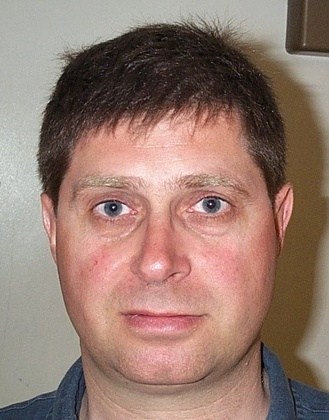
%> input picture images/db1/db1_01.jpg, 329 x 420 px, shrunk from 392 x 500 before the run; its folder holds only this picture in this run
$ octave --eval "result = createEigenDatabase;"   (GNU Octave 9; MATLAB toolbox functions it lacks are replaced by stand-ins)
%> lines starting %> are read from the running program, lines starting %| are printed output that depends on the picture; in (x1, y1, x2, y2) boxes, pixels count from 0 and x2, y2 are one past the last pixel; in counts of white or black regions, pixels touching at a corner belong together; the program's own positions count from 1
### colorCorrect.m
function output_image = colorCorrrect(input)
% color correct an image using gray world assumption

% calculate mean value for each layer
red = input(:,:,1);
green = input(:,:,2);
blue = input(:,:,3);
r_mean = 1/mean(red(:));
g_mean = 1/mean(green(:));
b_mean = 1/mean(blue(:));

max_RGB = max(max(r_mean,g_mean),b_mean);

% normalize
r_mean = r_mean/max_RGB;
g_mean = g_mean/max_RGB;
b_mean = b_mean/max_RGB;

red = red * r_mean;
green = green * g_mean;
blue = blue * b_mean;

output_image = cat(3, red, green, blue);

### detectAndNormalize.m
function [ normalized ] = detectAndNormalize( img )
%DETECTANDNORMALIZE Detect face features and normalize and crop RGB image img

    % adjust color and colorspace
    img = colorCorrect(img);
    ycc = rgb2ycbcr(img);
    yccorig = ycc;
    ycc = chromaTransformation(ycc);

    normalized = 0;
    % detect skin
    skinModelThreshold = 2;

    mask = skinModel(ycc, skinModelThreshold);
    % detect eyes and mouth
    eye = eyeMap(yccorig);
    mouth = mouthMap(yccorig, mask);

    % apply face mask to eye map
    eye = normalize(double(eye).*double(mask(:,:,1)), 255);
    eye = uint8(eye);

    % crop image
    numEyes = 0;
    numMouths = 0;
    eyeTresh = 230;
    mouthTresh= 120;
    le = 0;
    re = 0;
    m = 0;
    while(((numEyes < 2 && numMouths < 1) || sum(le+re+m) == 0 )&& (eyeTresh > 0 && mouthTresh > 0))
        [le,re, m, numEyes, numMouths] = faceTriangle(faceCrop(eye,mask), faceCrop(mouth,mask), eyeTresh, mouthTresh);
        if(numMouths < 1)
          mouthTresh = mouthTresh - 10;
        elseif(numEyes < 2)
          eyeTresh = eyeTresh - 10;
        elseif(sum(le+re+m) == 0)
            mouthTresh = mouthTresh - 10;
            eyeTresh = eyeTresh - 10;
        end
    end

    if(eyeTresh == 0 || mouthTresh == 0 || sum(le+re+m) == 0)
        return
    end
    cropped = faceCrop(img,mask);

    % warp faces to match eachother
    pts = [le, 1;
           re, 1;
           m, 1];
    aligned = alignFace(cropped, pts);

    aligned = rgb2gray(aligned);
    normalized = aligned;
    normalized = histeq(aligned);

end

### chromaTransformation.m
function [ chroma_img ] = chromaTransformation(img)
%CHROMATRANSFORMATION Transform the chroma of YCrCb input image img
%   Detailed explanation goes here

    Y = img(:, :, 1);
    Cb = img(:, :, 2);
    Cr = img(:, :, 3);

    % neat constants from appendix A of "Face Detection in Color Images"
    % spread values
    Wcb = 46.97;
    WLcb = 23;
    WHcb = 14;
    Wcr = 38.76;
    WLcr = 20;
    WHcr = 10;

    Kl = 125;
    Kh = 188;
    Ymin = 16;
    Ymax = 235;

    % binary threshold images
    Yl = uint8(Y < Kl);
    Yh = uint8(Y > Kh);
    Yi = uint8(Y >= Kl) .* uint8(Y <= Kh);
    % calc center values Cb, Equation 7
    Ba = 108;
    Bb = 118;
    CbCenterl = Ba + (Kl - Y) * (Bb - Ba) / (Kl - Ymin);
    CbCenterh = Ba + (Y - Kh) * (Bb - Ba) / (Ymax - Kh);

    CbCenter = CbCenterl .* Yl + CbCenterh .* Yh;

    % calc center values Cr, Equation 8
    Ra = 154;
    Rb = 144;
    Rc = 132;
    CrCenterl = Ra - (Kl - Y) * (Ra - Rb) / (Kl - Ymin);
    CrCenterh = Ra + (Y - Kh) * (Ra - Rc) / (Ymax - Kh);

    CrCenter = CrCenterl .* Yl + CrCenterh .* Yh;

    % calculate spread of b equation 6
    SpreadBl = clusterSpreadL(WLcb, Y, Ymin, Wcb, Kl);
    SpreadBh = clusterSpreadH(WHcb, Y, Ymax, Wcb, Kh);

    SpreadB = SpreadBl .* Yl + SpreadBh .* Yh;

    % calculate spread of r equation 6
    SpreadRl = clusterSpreadL(WLcr, Y, Ymin, Wcr, Kl);
    SpreadRh = clusterSpreadH(WHcr, Y, Ymax, Wcr, Kh);

    SpreadR = SpreadRl .* Yl + SpreadRh .* Yh;

    % actually calculate the new Cb and Cr, equation 5
    krConst = 168;
    kbConst = 184;
    CPrimB = cPrim(Cb, Wcb, SpreadB, CbCenter, kbConst);
    CPrimR = cPrim(Cr, Wcr, SpreadR, CrCenter, krConst);
    % combine the results of the different threshold images
    CPrimBi = Cb .* Yi;
    CprimB = CPrimB.*(Yl+Yh) + CPrimBi;

    CPrimRi = Cr .* Yi;
    CprimR = CPrimR.*(Yl+Yh) + CPrimRi;
    % merge into one image
    chroma_img = Y;
    chroma_img(:, :, 2) = CprimB;
    chroma_img(:, :, 3) = CprimR;
end

% Equation 5
function [res] = cPrim(C, Wc, clusterSpread, Ccenter, K)
    res = C - Ccenter;
    res = res * Wc ./ clusterSpread;
    res = res + K;
end

% Equation 6
function [res] = clusterSpreadL(WLc, Y, Ymin, Wc, Kl)
    res = WLc + ((Y - Ymin) * (Wc - WLc)) / (Kl - Ymin);
end

function [res] = clusterSpreadH(WHc, Y, Ymax, Wc, Kh)
    res = WHc + ((Ymax - Y) * (Wc - WHc)) / (Ymax - Kh);
end

### skinModel.m
% Create face mask from YCC image
function [faceMask] = skinModel(transformedImage, threshold)
% facemask is the elliptical model for skin tones
% transformedImage is the chroma transformed image
% threshold value sets how strict the skin model should be to values
% in the image

theta = 2.53;
cx = 109.38;
cy = 152.02;
ecx = 1.6;
ecy = 2.41;

a = 25.39;
a2 = a*a;
b = 14.03;
b2 = b*b;

imgSize = size(transformedImage);
imgX = imgSize(1);
imgY = imgSize(2);
%equation 10
trans  = [ cos(theta) sin(theta);
          -sin(theta) cos(theta) ];

imgCb(:,:) = double(transformedImage(:,:,2)) - cx;
imgCr(:,:) = double(transformedImage(:,:,3)) - cy;

posX = imgCb*cos(theta)+imgCr*sin(theta);
posY = imgCb*-sin(theta)+imgCr*cos(theta);

faceMask = ( ((posX - ecx).^2 ./ a2 + (posY - ecy).^2 ./ b2) <= threshold);


% morphological operations, closing, open, closing
diskSize = 20;
kernel = strel('disk', diskSize);
faceMask = imclose(faceMask, kernel);
diskSize = 4;
kernel = strel('disk', diskSize);
faceMask = imopen(faceMask, kernel);
diskSize = 25;
kernel = strel('disk', diskSize);
faceMask = imclose(faceMask, kernel);
% fill in blanks of the objects
faceMask = imfill(faceMask,'holes');

% assume largest area is face and use only that using matlab magic
if (sum(sum(faceMask)) == 0)
    faceMask = skinModel(transformedImage, threshold+.2);
    return
else
    faceMask = largestArea(faceMask);
    faceMask(:,:,2) = faceMask;
    faceMask(:,:,3) = faceMask(:,:,2);
end

### largestArea.m
function [ out ] = largestArea( in )
%remove all smaller areas in a image and only keep the largest one
CC = bwconncomp(in);
numPixels = cellfun(@numel,CC.PixelIdxList);
[biggest,idx] = max(numPixels);
out = zeros(size(in));
out(CC.PixelIdxList{idx}) = in(CC.PixelIdxList{idx});
end

### eyeMap.m
%Assuming that img is an image which has been converted to YCBCR-colors
function [eyeMap] = eyeMap(img)

    Y = im2double(img(:,:,1));
    Cb = im2double(img(:,:,2));
    Cr = im2double(img(:,:,3));


    Cbsqr = normalize(Cb.^2, 255);
    CbNegsqr = normalize(255-(Cr.^2), 255);
    % CbNegsqr = 255*CbNegsqr/max(max(CbNegsqr));
    CbCr = normalize(Cb./Cr, 255);
    % CbCr = 255*CbCr/max(max(CbCr));

    %According to formula 1 in "Face Detection in Color Images"
    eyeMapC =  (1/3) * (Cbsqr+CbNegsqr +CbCr);

    %Requires Image Processing Toolbox.
    %Creates a Morphological structuring element, namely a disk which
    %we can use for erision/dilation. 4 is the radius.diskSize = 10;
    diskSize = 8;
    kernel = strel('disk', diskSize);
    NOMINATOR = imdilate(Y, kernel);
    DENOMINATOR = imerode(Y, kernel);
    eyeMapL = NOMINATOR./(DENOMINATOR+1);

    %Return value
    eyeMap = eyeMapL.*eyeMapC;

end

### normalize.m
function [ out ] = normalize(inp, top, bottom)
%NORMALIZE normalize input args
%   normalize(inp, top)
%   input  - the input value to normalize to [top..bottom]
%   top    - the wanted top value after normalization (default 1)
%   bottom - the wanted bottom value after normalization (default 0)
    % default values
    if nargin == 1
        top = 1;
        bottom = 0;
    elseif nargin == 2
        bottom = 0;
    end

    maxX = max(inp(:));
    minX = min(inp(:));

    % to [0..1]
    out = inp - minX;
    out = out / (maxX - minX);

    % to [bottom..top]
    out = bottom + out * (top - bottom);
end

### mouthMap.m
% Mouth map YCC img
function [mouthMap] = mouthMap(img, faceMask)

    Cb = im2double(img(:,:,2));
    Cr = im2double(img(:,:,3));
    CrSquared = Cr.^2;
    CrCb = (Cr./Cb);

    CrSquared = normalize(CrSquared, 255);
    CrCb = normalize(CrCb, 255);

    eta = 0.95 * mean(CrSquared(:))/mean(CrCb(:));

    mouthMap = CrSquared.*((CrSquared -(eta.*CrCb)).^2);
    mouthMap = uint8(255*mouthMap/max(mouthMap(:)));

    diskSize = 10;
    kernel = strel('disk', diskSize);
    mouthMap = imclose(mouthMap, kernel);

end

### faceCrop.m
function [ cropped ] = faceCrop( image,mask )
% crop image to face mask
    vertical = any(mask(:,:,1), 2);
    horizontal = any(mask(:,:,1), 1);
    ymin = find(vertical, 1, 'first'); % Y1
    ymax = find(vertical, 1, 'last'); % Y2
    xmin = find(horizontal, 1, 'first'); % X1
    xmax = find(horizontal, 1, 'last'); % X2

    width = xmax-xmin;
    height = ymax-ymin;

    cropped = imcrop(image,[xmin ymin width height]);
end

### faceTriangle.m
function [ leftEye, rightEye, mouthPos, eyeCount, mouthCount] = faceTriangle(eye, mouth, eyeTreshold, mouthTreshold)
%faceTriangle extract three points to form a triangle from eye and mouth map

mouth = mouth > mouthTreshold;
eye = eye > eyeTreshold;
diskSize = 8;
kernel = strel('disk', diskSize);
eye = imdilate(eye, kernel);
stats = regionprops('table',mouth, 'Centroid', 'BoundingBox');
mouthsDetected = size(stats.BoundingBox, 1);
j = 1;
imgSize = size(eye);
potentialMouths = [];
for i=1:mouthsDetected
  % if the region is twice as wide than its height, its a potential mouth
  if(stats.BoundingBox(i,3)/stats.BoundingBox(i,4) > 1)
      potentialMouths(j, :) = stats.Centroid(i,:);
      j = j+1;
  end
end

stats = regionprops('table',eye,'Centroid',...
 'MajorAxisLength','MinorAxisLength');

%DEBUG prints number of mouths and eyes found
eyesDetected = size(stats.Centroid,1);
mouthDetected = size(potentialMouths, 1);

potentialComb = [];
if(potentialMouths)
    %potential combinations counter
    pc = 1;
    for i=1:eyesDetected
        for j=i+1:eyesDetected
            for k=1:mouthDetected
                % potential mouth
                pm = potentialMouths(k, :);
                % potential left eye, PLE, potential right eye PRE
                firstEye = stats.Centroid(i,:);
                secondEye = stats.Centroid(j,:);
                if(firstEye(1) < secondEye(1))
                  ple = firstEye;
                  pre = secondEye;
                else
                  ple = secondEye;
                  pre = firstEye;
                end
                if ple(2) > pm(2) || pre(2) > pm(2)
                    continue
                end
                %First score: lower difference in Y is good
                eyeYDiff = 1-(1/(1+abs(pre(2)-ple(2))));

                %Second score: lower difference in eye to mouth is good
                preDist = pdist(cat(1,pre, pm), 'euclidean');
                pleDist = pdist(cat(1,ple, pm), 'euclidean');

                eyeMouthDiff= 1-1/(1+abs(preDist-pleDist));

                %third score: mouth further from bottom edge is better
                mouthEdgeDistance = pm(2)/imgSize(2);

                result = eyeYDiff+eyeMouthDiff;
                potentialComb(pc, :) = cat(2, ple,pre,pm, result);
                pc = pc + 1;
            end
        end
    end
end
if(potentialComb & size(potentialComb,1) > 0)
    sortedComb = sortrows(potentialComb,7);

    leftEye = sortedComb(1,1:2);
    rightEye = sortedComb(1,3:4);
    mouthPos = sortedComb(1,5:6);

    eyeCount = eyesDetected;
    mouthCount= mouthDetected;
else
    leftEye = [0 0];
    rightEye = [0 0];
    mouthPos = [0 0];
    eyeCount = eyesDetected;
    mouthCount = mouthDetected;
end

end

### alignFace.m
function [ transformedImage ] = alignFace( image, pts, height, width )
%alignFace alignfaces to match template image

if nargin < 3
        height = 160;
        width = height*0.66;
    end

matching = [ width*0.25,  height*0.3, 1;
                 width*0.75, height*0.3, 1;
                 width*0.5, height*0.8, 1;];

    Rcb = imref2d([height,uint32(width)]);
    transform = mldivide(pts,matching);
    transform(:,3) = [0; 0; 1];
    transform = affine2d(transform);
    transformedImage = imwarp(image,transform, 'OutputView', Rcb, 'SmoothEdges', true);
end

### pca.m
% Principal component analysis
function [Eigenvector, eigenValues, meanImage] = pca(Img, numeig)
%   img - the image to analyse

    x = double(Img);
    meanImage = mean(x');
    x=bsxfun(@minus, x', mean(x'))';
    [E, D ,X ] = svd(x);
    eigenValues = diag(D).^2;
    eigenValues = eigenValues(1:16);
    Eigenvector = E(:,1:numeig);
end

### createEigenDatabase.m
function [ id ] = createEigenDatabase( dirname )
%CREATEEIGENDATABASE create eigen database from images in folder
%   to clear the database and allow for re-creation, run
%   `clear global eigenDatabase eigenDatabaseDirname`

    %default database folder
    if nargin == 0
        dirname = 'images/db1'
    end

    % number of eigenvectors to use
    k = 16;

    disp(['Creating eigen database for dir "' dirname '"...'])
    tic

    files = dir(fullfile(dirname, '*.jpg'));
    files = {files.name}';
    for i=1:numel(files)
        fname = fullfile(dirname, files{i});
        img = imread(fname);
%> img is the input picture: size 420x329x3 uint8; mean R, G, B 150, 122.6, 111.8
        %find face and align them
        allImages(:,:,i) = detectAndNormalize(img);
%> in colorCorrrect, `blue = input(:,:,3);`:
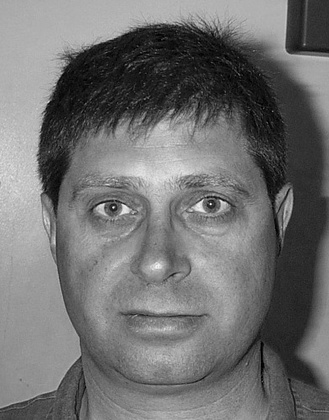
%> blue: size 420x329 uint8; min 0, max 255, mean 111.8
%> in colorCorrrect, `r_mean = 1/mean(red(:));`: r_mean = 0.00667
%> in colorCorrrect, `g_mean = 1/mean(green(:));`: g_mean = 0.00816
%> in colorCorrrect, `b_mean = 1/mean(blue(:));`: b_mean = 0.00894
%> in colorCorrrect, `r_mean = r_mean/max_RGB;`: r_mean = 0.745
%> in colorCorrrect, `g_mean = g_mean/max_RGB;`: g_mean = 0.912
%> in colorCorrrect, `b_mean = b_mean/max_RGB;`: b_mean = 1
%> in chromaTransformation, `Yl = uint8(Y < Kl);`:
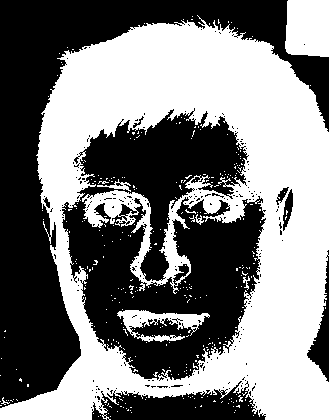
%> Yl: size 420x329 uint8; values 0 (black) and 1 (white), 49.2% white; 323 white regions (316 under 20 px), largest, box (x1, y1, x2, y2) and area: (0, 15, 329, 420) 63474, (285, 0, 329, 57) 2368, (117, 310, 210, 342) 1252
%> in chromaTransformation, `CprimB = CPrimB.*(Yl+Yh) + CPrimBi;`:
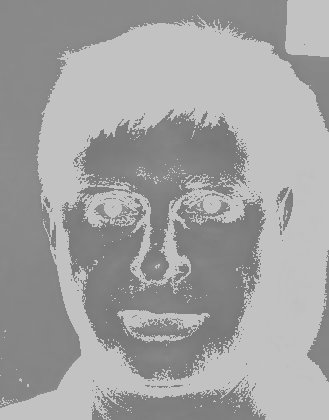
%> CprimB: size 420x329 uint8; min 119, max 197, mean 162
%> in chromaTransformation, `CprimR = CPrimR.*(Yl+Yh) + CPrimRi;`:
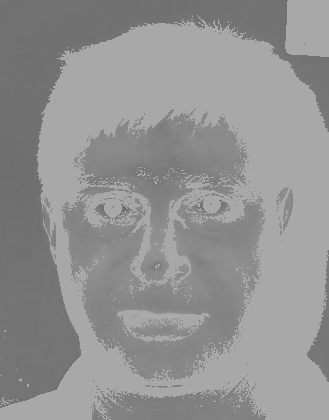
%> CprimR: size 420x329 uint8; min 108, max 179, mean 146.2
%> in skinModel, `imgCr(:,:) = double(transformedImage(:,:,3)) - cy;`:
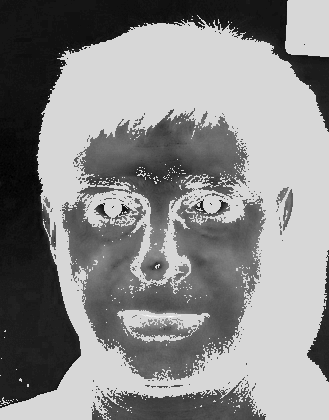
%> imgCr: size 420x329 double; min -44.02, max 26.98, mean -5.8; drawn with min black and max white
%> in skinModel, `posY = imgCb*-sin(theta)+imgCr*cos(theta);`:
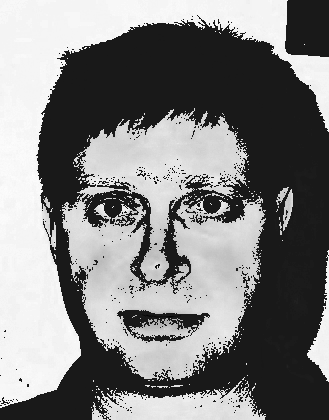
%> posY: size 420x329 double; min -70.68, max 18.79, mean -25.48; drawn with min black and max white
%> in skinModel, `faceMask = imclose(faceMask, kernel);`:
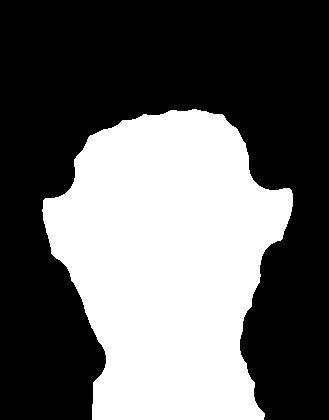
%> faceMask: size 420x329 logical; 39.4% white; 1 white region, box (x1, y1, x2, y2) and area: (42, 109, 293, 420) 54404
%> in largestArea, `CC = bwconncomp(in);`: CC = 1 connected component
%> in largestArea, `numPixels = cellfun(@numel,CC.PixelIdxList);`: numPixels = 54404
%> in largestArea, `[biggest,idx] = max(numPixels);`: idx = 1
%> in normalize, `maxX = max(inp(:));`: maxX = 0.337
%> in normalize, `minX = min(inp(:));`: minX = 0.193
%> in mouthMap, `eta = 0.95 * mean(CrSquared(:))/mean(CrCb(:));`: eta = 0.74
%> the loop in detectAndNormalize, `while(((numEyes < 2 && numMouths < 1) || sum(le+re+m) == 0 )&& (eyeTre..` made 1 pass
%> mouthsDetected in faceTriangle on pass 1: 1
%> after the loop in detectAndNormalize, `while(((numEyes < 2 && numMouths < 1) || sum(le+re+m) == 0 )&& (eyeTre..`: eyeTresh = 230; mouthTresh = 120
%> in detectAndNormalize, `pts = [le, 1; re, 1; m, 1];`: pts = [71.5 99 1; 169 95.5 1; 120.5 211.5 1]
%> in alignFace, `transform = mldivide(pts,matching);`: transform = [0.542 0.0251 0; -0.00103 0.7 0; -12.22 -23.14 1]
    end
    totimages = numel(files);
    [X,Y] = size(allImages(:,:,1));
%> X = 160; Y = 106
    d = X*Y;
%> d = 16960
    %create a 16 by d vector of all images
    allImages = reshape(allImages, [d, totimages]);
    %run PCA and get eigen vector, values and mean image
    [allEigenVectors, allEigenValues, meanImage] = pca(allImages, k);
%> in pca, `meanImage = mean(x');`: meanImage = 127
%> in pca, `[E, D ,X ] = svd(x);`: X = 1
%> the run ends on the next line
    disp('... done!')
    toc

    eigenVectors = allEigenVectors;
    %create database of weights to eigenvectors
    database = zeros(16,k);
    for i=1:16
        img = allImages(:,i)';
        img = double(img)-meanImage;
        for j=1:k
            w =  img*eigenVectors(:,j);
            database(i,j) = w;
        end
    end

    %set variable names to store that will later be used in tnm034.m
    databaseEigenVectors = eigenVectors;
    databaseMeanImage = meanImage;
    faceWeights = database;
    save('database.mat', 'databaseEigenVectors' ,'databaseMeanImage','faceWeights')
end

$ run again, on images/db1/db1_05.jpg
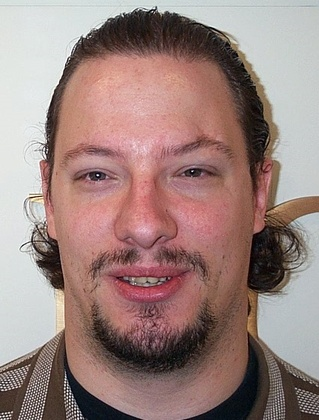
%> input picture images/db1/db1_05.jpg, 319 x 420 px, shrunk from 426 x 561 before the run
%> in createEigenDatabase, img is the input picture: size 420x319x3 uint8; mean R, G, B 155.7, 130.7, 126.3
%> in colorCorrrect, `r_mean = 1/mean(red(:));`: r_mean = 0.00642
%> in colorCorrrect, `g_mean = 1/mean(green(:));`: g_mean = 0.00765
%> in colorCorrrect, `b_mean = 1/mean(blue(:));`: b_mean = 0.00792
%> in colorCorrrect, `r_mean = r_mean/max_RGB;`: r_mean = 0.811
%> in colorCorrrect, `g_mean = g_mean/max_RGB;`: g_mean = 0.966
%> in colorCorrrect, `b_mean = b_mean/max_RGB;`: b_mean = 1
%> ycc: size 420x319x3 uint8; mean of channels 1, 2, 3 124.4, 128, 128
%> in chromaTransformation, `Yl = uint8(Y < Kl);`:
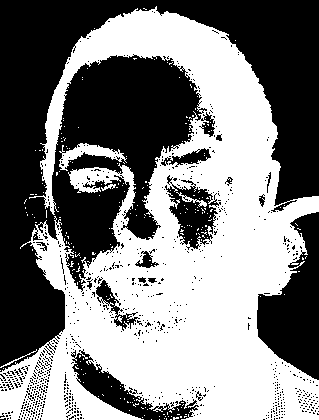
%> Yl: size 420x319 uint8; values 0 (black) and 1 (white), 49.8% white; 237 white regions (232 under 20 px), largest, box (x1, y1, x2, y2) and area: (0, 6, 319, 420) 65366, (59, 143, 127, 171) 669, (176, 192, 207, 207) 107, (0, 349, 37, 368) 57, (101, 184, 116, 191) 45
%> Yh: size 420x319 uint8; values 0 (black) and 1 (white), 11.7% white; 278 white regions (268 under 20 px), largest, box (x1, y1, x2, y2) and area: (0, 6, 120, 313) 14341, (0, 0, 100, 5) 447, (56, 299, 64, 323) 64
%> Yi: size 420x319 uint8; values 0 (black) and 1 (white), 38.5% white; 920 white regions (897 under 20 px), largest, box (x1, y1, x2, y2) and area: (23, 54, 215, 292) 19582, (0, 0, 319, 212) 14186, (257, 212, 319, 380) 5969
%> chroma_img: size 420x319x3 uint8; mean of channels 1, 2, 3 124.4, 169.7, 151.6
%> in skinModel, `faceMask = imclose(faceMask, kernel);`:
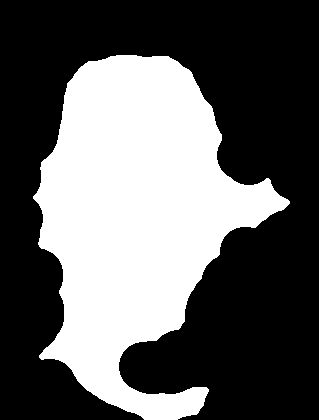
%> faceMask: size 420x319 logical; 38.1% white; 1 white region, box (x1, y1, x2, y2) and area: (33, 55, 290, 420) 50987
%> CC = 1 connected component
%> numPixels = 50987
%> idx = 1
%> maxX = 0.31
%> minX = 0.179
%> eta = 0.731
%> the loop in detectAndNormalize, `while(((numEyes < 2 && numMouths < 1) || sum(le+re+m) == 0 )&& (eyeTre..` made 2 passes
%> (mouthsDetected in faceTriangle, eyesDetected in faceTriangle) on pass 1: (2, 1)
%> after the loop in detectAndNormalize, `while(((numEyes < 2 && numMouths < 1) || sum(le+re+m) == 0 )&& (eyeTre..`: eyeTresh = 220; mouthTresh = 120
%> pts = [65.37 120.6 1; 160 117 1; 116.3 237.2 1]
%> transform = [0.557 0.0259 0; -0.0168 0.675 0; -8 -35.1 1]
%> in createEigenDatabase, `[X,Y] = size(allImages(:,:,1));`: X = 160; Y = 106
%> d = 16960
%> meanImage = 126.8
%> in pca, `[E, D ,X ] = svd(x);`: X = 1
